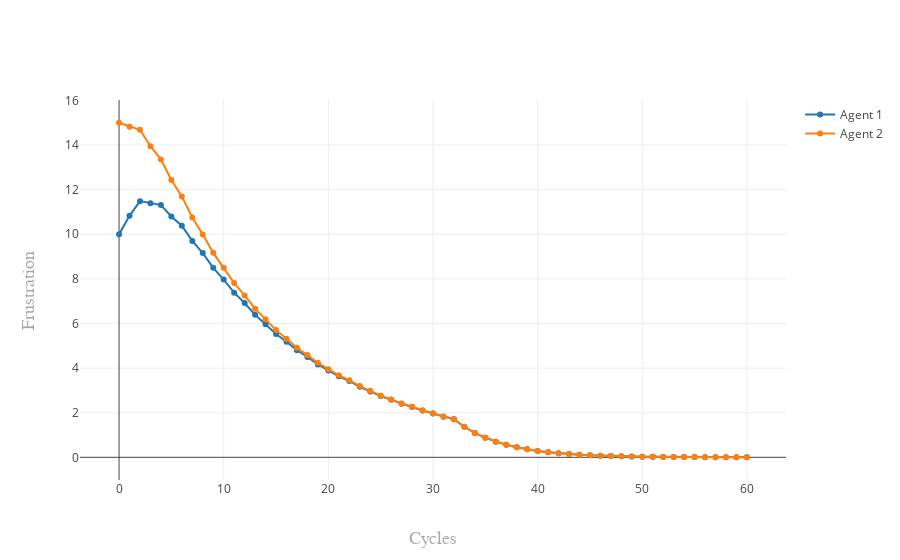

This figure's notebook cell:
### Code cell
my_workplace.plot_frustration()
